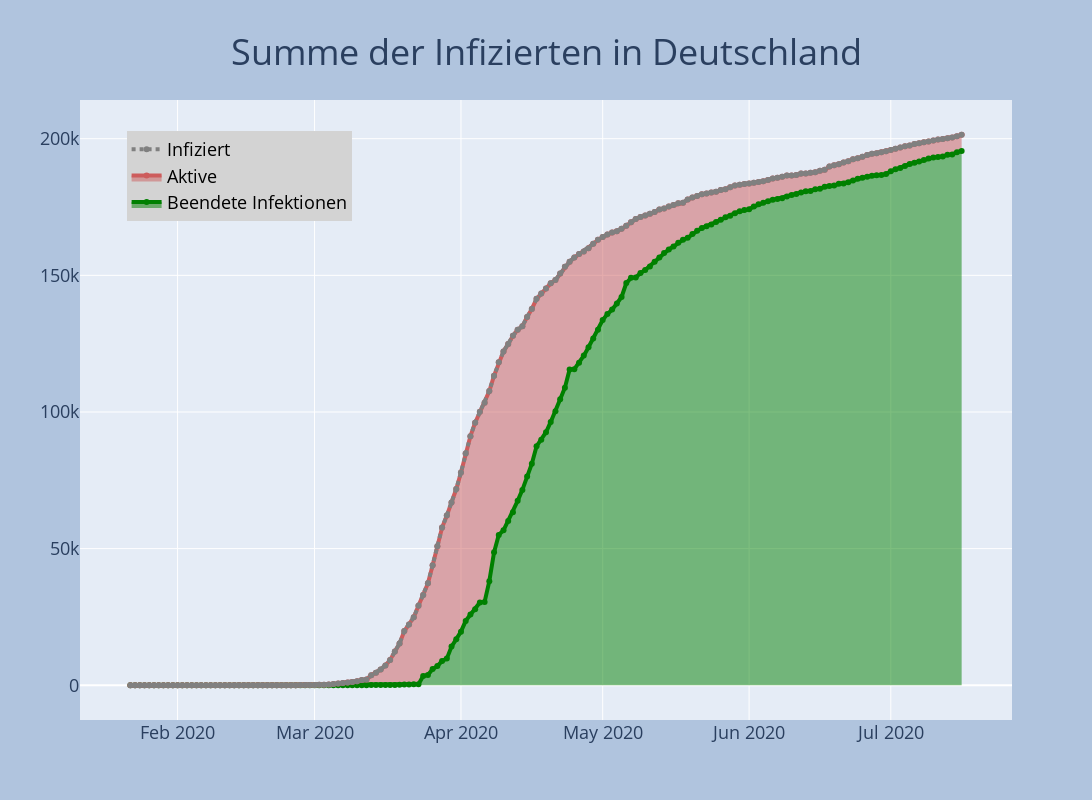

The code cell stored with this chart in its notebook:
### Markdown cell above
Die Anzahl der Infizierten Personen in Deutschland ist abhängig von der Anzahl der getesteten Personen in Deutschland. Leider liegen aktuell keine verlässlichen Daten auf Tagesbasis für die Anzahl der getesteten Personen vor.

Bis zum 24.03. wurde nur als infiziert Fälle gezählt, die Positiv auf Corona Viren getestet wurden. Ab dem 25.03. werden auch Fälle als infiziert gezählt, bei denen Personen nicht getestet wurden, aber Kontakt zu positiv getesteten Personen hatten und Symptome zeigen.

### Code cell
fig = go.Figure()
fig.add_trace(go.Scatter(x=df.datum, y=df.beendet,mode='lines+markers', line=dict(color='green', width=4),name='Beendete Infektionen',stackgroup='one'))
fig.add_trace(go.Scatter(x=df.datum, y=df.aktiv,mode='lines+markers', line=dict(color='indianred', width=4),name='Aktive', fill='tonexty',stackgroup='one'))
fig.add_trace(go.Scatter(x=df.datum, y=df.infiziert,mode='lines+markers',line=dict(color='grey', width=4, dash='dot'),name='Infiziert',))
fig = plot_layout(fig, 'Summe der Infizierten in Deutschland')
fig.show()

### Figure 1 — Plotly figure (JSON) as saved in the notebook; plotly's stock layout.template omitted (floating-point values rounded to 4 significant figures; data arrays with more than 128 entries replaced by an {"elided": "..."} marker saying what was removed)
{"data": [{"line": {"color": "green", "width": 4}, "mode": "lines+markers", "name": "Beendete Infektionen", "stackgroup": "one", "type": "scatter", "x": {"elided": "177 str values"}, "y": {"elided": "177 int values"}}, {"fill": "tonexty", "line": {"color": "indianred", "width": 4}, "mode": "lines+markers", "name": "Aktive", "stackgroup": "one", "type": "scatter", "x": {"elided": "177 str values"}, "y": {"elided": "177 int values"}}, {"line": {"color": "grey", "dash": "dot", "width": 4}, "mode": "lines+markers", "name": "Infiziert", "type": "scatter", "x": {"elided": "177 str values"}, "y": {"elided": "177 int values"}}], "layout": {"autosize": false, "height": 800, "hovermode": "x", "legend": {"bgcolor": "lightgray", "font": {"color": "black", "size": 18}, "x": 0.05, "y": 0.95}, "paper_bgcolor": "LightSteelBlue", "title": {"font": {"size": 36}, "text": "Summe der Infizierten in Deutschland", "x": 0.5, "xanchor": "center", "y": 0.95}, "width": 1600, "xaxis": {"tickfont": {"size": 18}}, "yaxis": {"tickfont": {"size": 18}}}}
